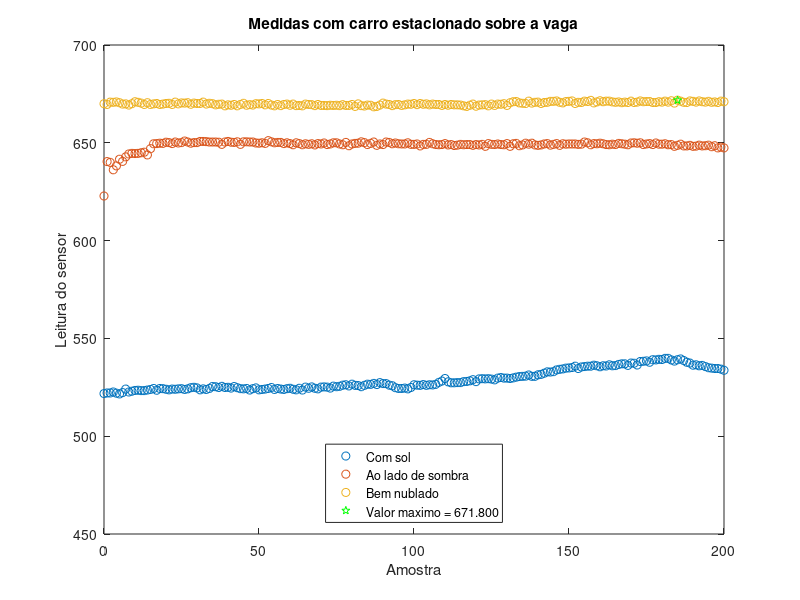

This figure's MATLAB source:
text_file = fopen('1.txt');
t = textscan(text_file, '%f%f', 'Delimiter',',');
fclose(text_file);
x=0:1:200;
y1=t{2};

text_file = fopen('2.txt');
t = textscan(text_file, '%f%f', 'Delimiter',',');
fclose(text_file);
y2=t{2};

text_file = fopen('3.txt');
t = textscan(text_file, '%f%f', 'Delimiter',',');
fclose(text_file);
y3=t{2};
[maxy,idx]=max(y3);

plot(x,y1,'o',x,y2,'o',x,y3,'o',x(idx),y3(idx),'pg')
title('Medidas com carro estacionado sobre a vaga')
xlabel('Amostra')
ylabel('Leitura do sensor')
leg = legend('Com sol','Ao lado de sombra','Bem nublado',sprintf('Valor maximo = %0.3f',maxy))
set(leg,'location', 'south')
axis([0 200 450 700])
